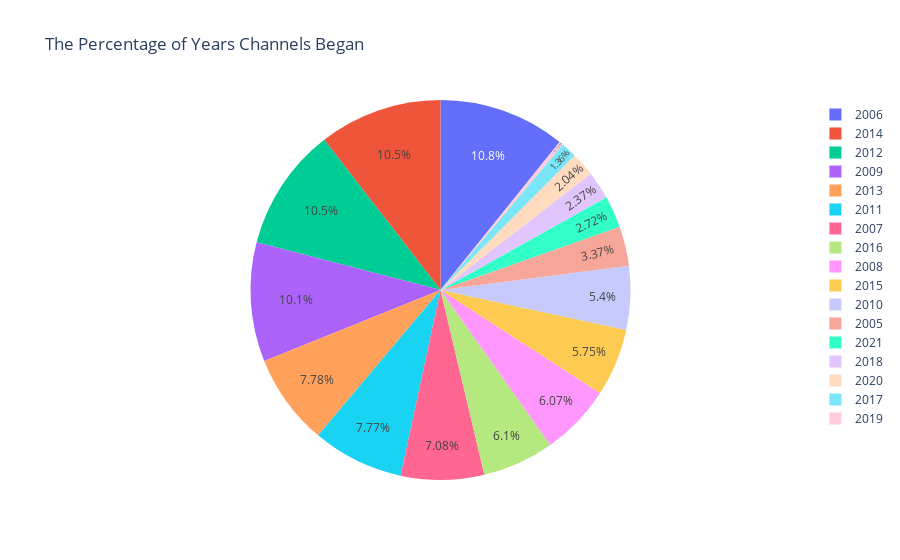

Notebook code cell kept with this figure:
### Code cell
# The Percentage of Years Channels Began
fig = px.pie(df, values='Channel_Started',
             names='Channel_Started',
             title='The Percentage of Years Channels Began',
             hover_data=['Channel_Started'])
fig.update_traces(textposition='inside')
fig.show()

### Figure 1 — Plotly figure (JSON) as saved in the notebook; plotly's stock layout.template omitted (floating-point values rounded to 4 significant figures; data arrays with more than 128 entries replaced by an {"elided": "..."} marker saying what was removed)
{"data": [{"customdata": {"elided": "296x1 int values"}, "domain": {"x": [0, 1], "y": [0, 1]}, "hovertemplate": "Channel_Started=%{customdata[0]}<extra></extra>", "labels": {"elided": "296 int values"}, "legendgroup": "", "name": "", "showlegend": true, "textposition": "inside", "type": "pie", "values": {"elided": "296 int values"}}], "layout": {"legend": {"tracegroupgap": 0}, "title": {"text": "The Percentage of Years Channels Began"}}}
